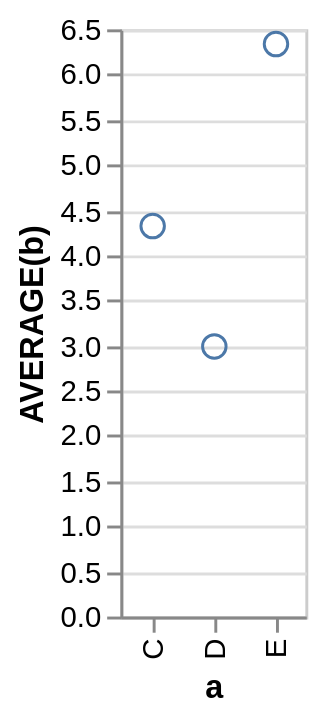

This figure's Vega-Lite source:
### Vega specification from a JSON file in a GitHub repository (floating-point values rounded to 4 significant figures)
{"$schema": "https://vega.github.io/schema/vega/v3.0.json", "autosize": "pad", "padding": 5, "encode": {"update": {"stroke": {"value": "#ccc"}, "fill": {"value": "transparent"}}}, "data": [{"name": "source_0", "values": [{"a": "C", "b": 2}, {"a": "C", "b": 7}, {"a": "C", "b": 4}, {"a": "D", "b": 1}, {"a": "D", "b": 2}, {"a": "D", "b": 6}, {"a": "E", "b": 8}, {"a": "E", "b": 4}, {"a": "E", "b": 7}]}, {"name": "data_0", "source": "source_0", "transform": [{"type": "formula", "expr": "toNumber(datum[\"b\"])", "as": "b"}, {"type": "aggregate", "groupby": ["a"], "ops": ["average"], "fields": ["b"], "as": ["average_b"]}]}], "signals": [{"name": "x_step", "value": 21}, {"name": "width", "update": "bandspace(domain('x').length, 1, 0.5) * x_step"}, {"name": "height", "update": "200"}], "marks": [{"name": "marks", "type": "symbol", "role": "point", "from": {"data": "data_0"}, "encode": {"update": {"x": {"scale": "x", "field": "a"}, "y": {"scale": "y", "field": "average_b"}, "stroke": {"value": "#4c78a8"}, "fill": {"value": "transparent"}}}}], "scales": [{"name": "x", "type": "point", "domain": {"data": "data_0", "field": "a", "sort": true}, "range": {"step": {"signal": "x_step"}}, "round": true, "padding": 0.5}, {"name": "y", "type": "linear", "domain": {"data": "data_0", "field": "average_b"}, "range": [{"signal": "height"}, 0], "round": true, "nice": true, "zero": true}], "axes": [{"scale": "x", "orient": "bottom", "tickCount": 5, "title": "a", "zindex": 1, "encode": {"labels": {"update": {"angle": {"value": 270}, "align": {"value": "right"}, "baseline": {"value": "middle"}}}}}, {"scale": "y", "orient": "left", "title": "AVERAGE(b)", "zindex": 1}, {"scale": "y", "domain": false, "grid": true, "labels": false, "orient": "left", "ticks": false, "zindex": 0, "gridScale": "x"}]}
